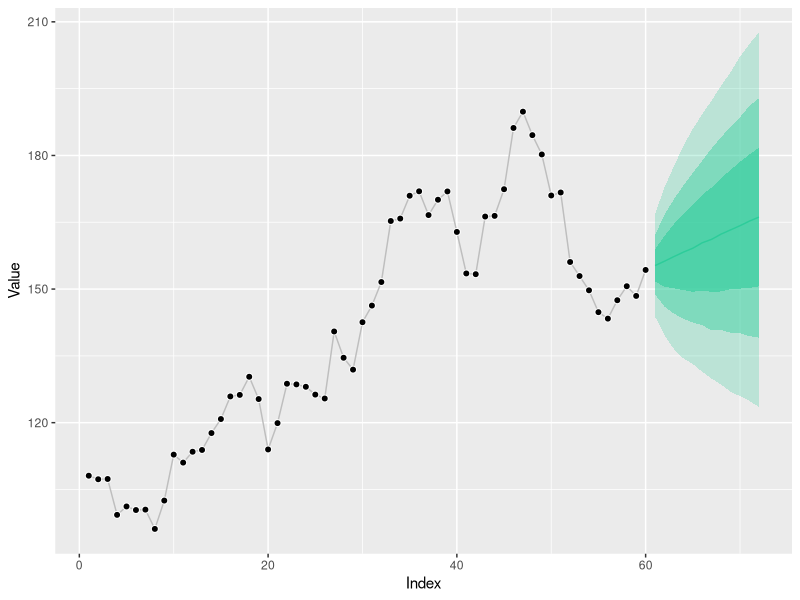
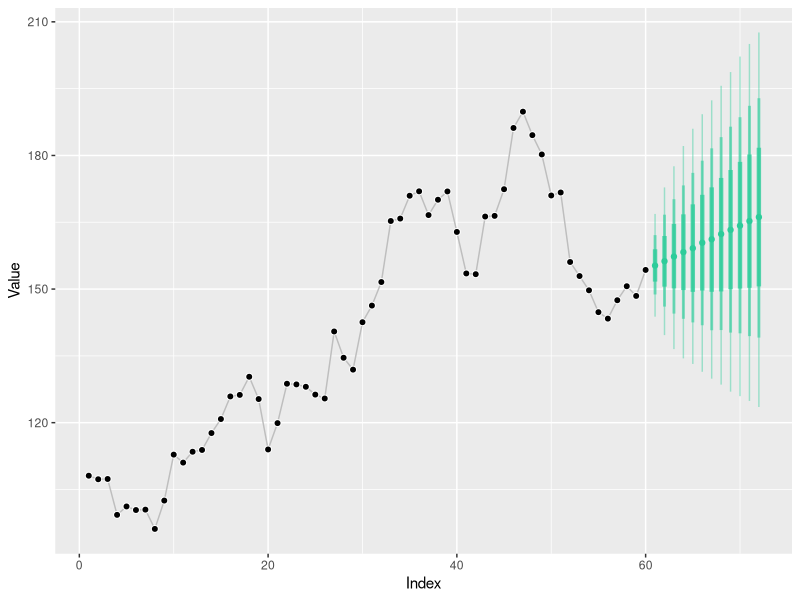
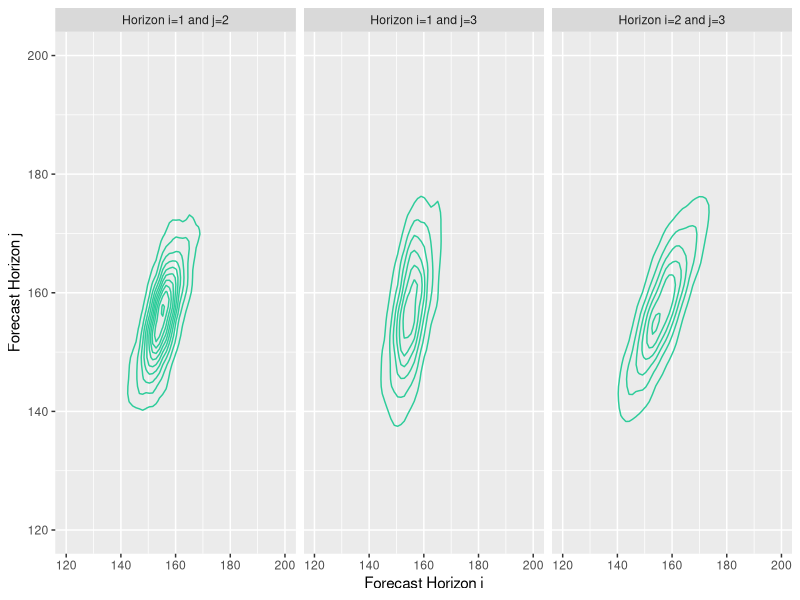
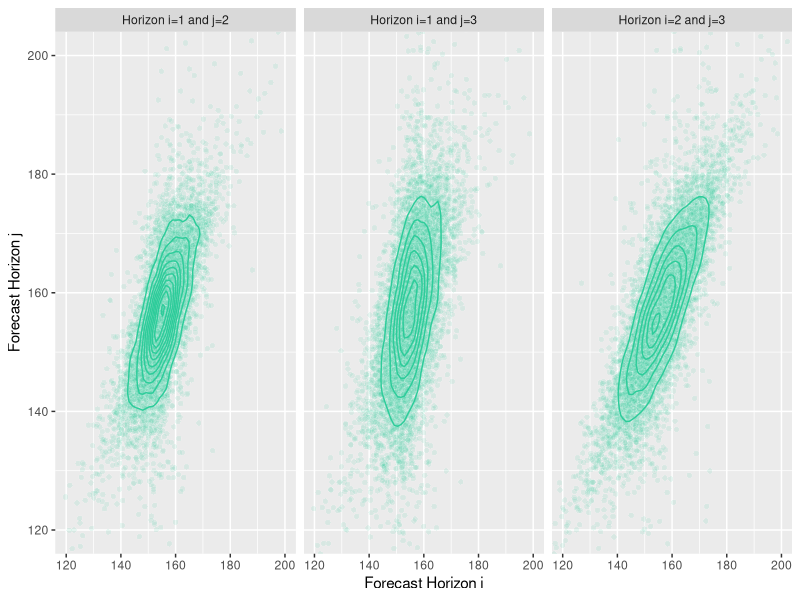
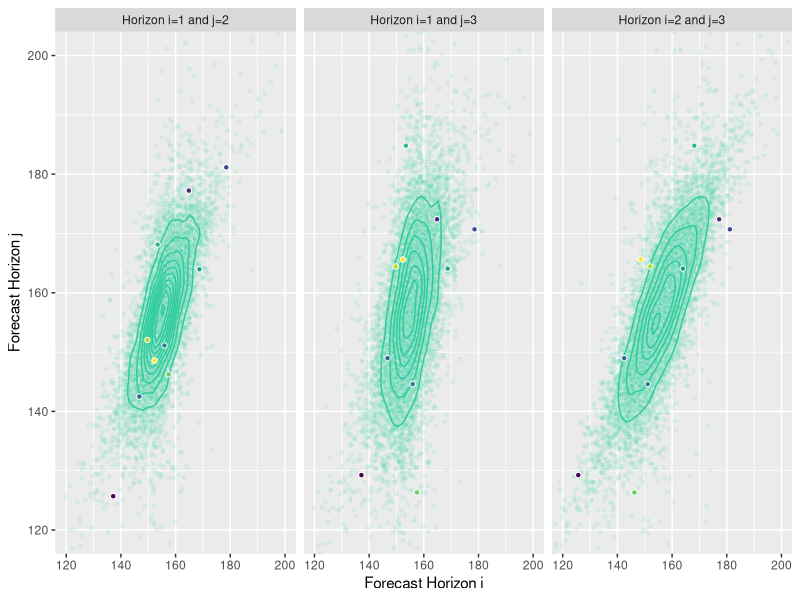
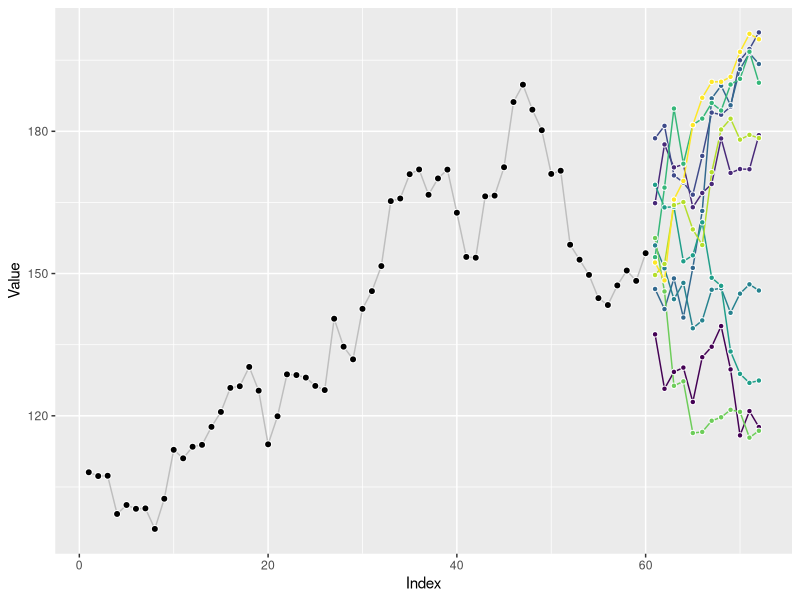
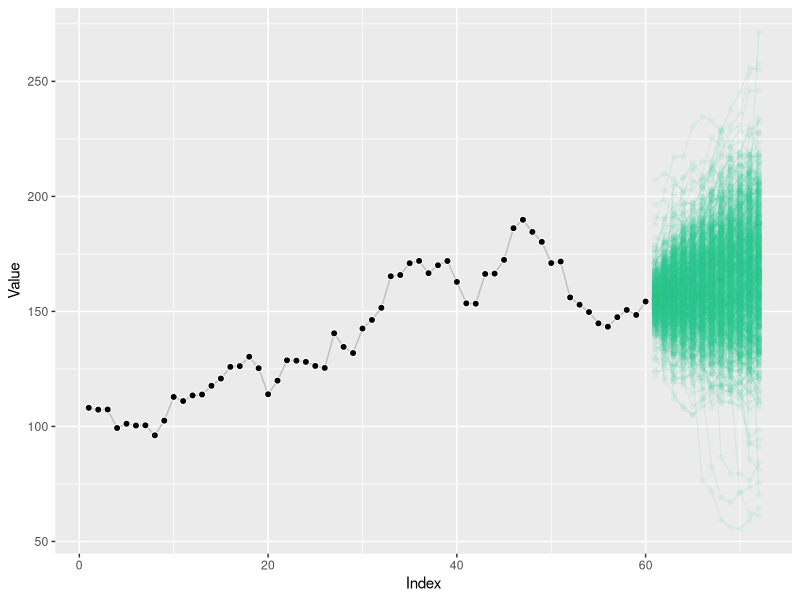
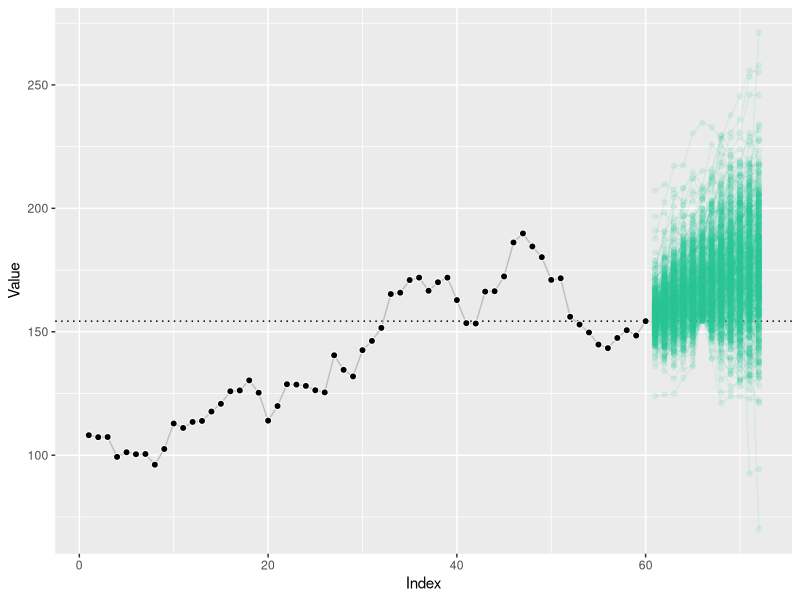

The R script that drew these images, in order:
## ---- chunk 1
set.seed(572)
options(digits = 1)
theme_color <- "#2DCC9A"
library(ggplot2)
library(dplyr)
## ---- chunk 2
#' Generate a random walk with Student's t-distributed noise
#' 
#' @param n Number of observations in resulting series
#' @param mu The amount of drift per period
#' @param sigma The scale of the noise
#' @param initial_value Begin the series at `initial_value` instead of 0
#' 
random_student_walk <- function(n, mu, sigma, initial_value) {
  y <- rep(NA, times = n)
  
  y[1] <- initial_value + mu + sigma * rt(n = 1, df = 4)
  for (i in 2:n) {
    y[i] <- y[i-1] + mu + sigma * rt(n = 1, df = 4)
  }
  
  return(y)
}

n_obs <- 60

# draw the "observed" time series
y <- random_student_walk(n = n_obs, mu = 1, sigma = 5, initial_value = 100)

# assuming knowledge of the correct model and an extremely good fit of the
# forecast model, generate sample paths from the "fitted forecast model"
# starting from the last observation of the series
mm <- matrix(nrow = 10000, ncol = 12)
for (i in 1:10000) {
  mm[i, ] <- random_student_walk(
    n = 12, 
    mu = 1,
    sigma = 5,
    initial_value = y[n_obs] # forecast after y has ended
  )
}
## ---- chunk 3
# summarize the samples to quantiles of the marginal distributions at each
# point in time; concatenate with the observed series for plotting
df_quantiles <- data.frame(
  index = 1:72,
  y = c(y, rep(NA, 12)),
  q005 = c(rep(NA, 60), apply(mm, 2, quantile, 0.5/12)),
  q015 = c(rep(NA, 60), apply(mm, 2, quantile, 1.5/12)),
  q030 = c(rep(NA, 60), apply(mm, 2, quantile, 3/12)),
  q060 = c(rep(NA, 60), apply(mm, 2, quantile, 6/12)),
  q090 = c(rep(NA, 60), apply(mm, 2, quantile, 9/12)),
  q105 = c(rep(NA, 60), apply(mm, 2, quantile, 10.5/12)),
  q115 = c(rep(NA, 60), apply(mm, 2, quantile, 11.5/12))
)
## ---- chunk 4
ggplot(df_quantiles, aes(x = index)) +
  geom_line(aes(y = y), color = "grey") +
  geom_point(aes(y = y), pch = 21, cex = 2, color = "white", fill = "black") +
  geom_ribbon(aes(ymin = q005, ymax = q115), fill = theme_color, alpha = 3/12) +
  geom_ribbon(aes(ymin = q015, ymax = q105), fill = theme_color, alpha = 5/12) +
  geom_ribbon(aes(ymin = q030, ymax = q090), fill = theme_color, alpha = 7/12) +
  geom_line(aes(y = q060), color = theme_color) +
  labs(x = "Index", y = "Value")
## ---- chunk 5
ggplot(df_quantiles, aes(x = index)) +
  geom_line(aes(y = y), color = "grey") +
  geom_point(aes(y = y), pch = 21, cex = 2, color = "white", fill = "black") +
  geom_linerange(aes(ymin = q005, ymax = q115), 
                 color = theme_color, alpha = 5/12) +
  geom_linerange(aes(ymin = q015, ymax = q105), 
                 color = theme_color, alpha = 7/12, lwd = 1) +
  geom_linerange(aes(ymin = q030, ymax = q090), 
                 color = theme_color, alpha = 9/12, lwd = 1.5) +
  geom_point(aes(y = q060), color = theme_color) +
  labs(x = "Index", y = "Value")
## ---- chunk 6
df_series <- data.frame(
  index = 1:60,
  y = y
)
## ---- chunk 7
# turn the sample path matrix into a tidy dataframe with one row 
# per time index and path

df_samples <- as.data.frame(t(mm))
names(df_samples) <- 1:dim(mm)[1]
df_samples$index <- 61:72

df_samples <- df_samples %>%
  tidyr::pivot_longer(
    names_to = "path", values_to = "value", cols = -index
  ) %>%
  dplyr::mutate(path = as.numeric(path))
## ---- chunk 8
# for each of the three time period combinations, create a wide data frame;
# then bind the three data frames together to plot all combinations at once

df_1_2 <- df_samples[df_samples$index %in% 61:62, ] %>%
  tidyr::pivot_wider(id_cols = path, names_from = index, values_from = value,
                     names_prefix = "index_") %>%
  dplyr::mutate(joint = "Horizon i=1 and j=2") %>%
  dplyr::rename(index_i = index_61, index_j = index_62)

df_2_3 <- df_samples[df_samples$index %in% 62:63, ] %>%
  tidyr::pivot_wider(id_cols = path, names_from = index, values_from = value,
                     names_prefix = "index_") %>%
  dplyr::mutate(joint = "Horizon i=2 and j=3") %>%
  dplyr::rename(index_i = index_62, index_j = index_63)

df_1_3 <- df_samples[df_samples$index %in% 61:63, ] %>%
  tidyr::pivot_wider(id_cols = path, names_from = index, values_from = value,
                     names_prefix = "index_") %>%
  dplyr::mutate(joint = "Horizon i=1 and j=3") %>%
  dplyr::rename(index_i = index_61, index_j = index_63)
  
ggp_density_base <- dplyr::bind_rows(df_1_2, df_2_3, df_1_3) %>%
  ggplot(mapping = aes(x = index_i, y = index_j)) +
  facet_wrap(~ joint) +
  labs(x = "Forecast Horizon i", y = "Forecast Horizon j") +
  coord_cartesian(xlim = c(120, 200), ylim = c(120, 200))

ggp_density_base +
  geom_density2d(color = theme_color)
## ---- chunk 9
# same as above, but now with `geom_point`
ggp_density_base +
  geom_point(alpha = 0.1, pch = 21, color = "white", fill = theme_color) +
  geom_density2d(color = theme_color)
## ---- chunk 10
set.seed(1948)
sample_paths_ids <- sample(x = unique(df_samples$path), size = 10)

df_two_dimensional <- dplyr::bind_rows(df_1_2, df_2_3, df_1_3)
df_two_dimensional_picked <- df_two_dimensional %>%
  dplyr::filter(path %in% sample_paths_ids) %>%
  mutate(path = factor(path, ordered = TRUE))

ggp_density_base +
  geom_point(alpha = 0.1, pch = 21, color = "white", fill = theme_color) +
  geom_density2d(color = theme_color) +
  geom_point(aes(group = path, fill = path), 
             data = df_two_dimensional_picked,
             pch = 21, color = "white") +
  theme(legend.position = "none")
## ---- chunk 11
df_samples_ten <- df_samples[df_samples$path %in% sample_paths_ids, ]

ggp_line_base <- ggplot(mapping = aes(x = index)) +
  geom_line(aes(y = y), data = df_series, color = "grey") +
  geom_point(aes(y = y), data = df_series, 
             pch = 21, cex = 2, color = "white", fill = "black") +
  theme(legend.position = "none") +
  labs(x = "Index", y = "Value")

ggp_line_base + 
  geom_line(aes(y = value, 
                group = factor(path, ordered = TRUE),
                color = factor(path, ordered = TRUE)), 
            data = df_samples_ten) +
  geom_point(aes(y = value, 
                 group = factor(path, ordered = TRUE),
                 fill = factor(path, ordered = TRUE)), 
             data = df_samples_ten, pch = 21, color = "white")
## ---- chunk 12
sample_paths_ids_many <- sample(x = unique(df_samples$path), size = 1000)

ggp_line_base +
  geom_line(aes(y = value, group = path), 
            alpha = 0.1, color = theme_color,
            data = df_samples[df_samples$path %in% sample_paths_ids_many, ]) +
  geom_point(aes(y = value), 
             alpha = 0.05, color = theme_color,
             data = df_samples[df_samples$path %in% sample_paths_ids_many, ])
## ---- chunk 13
last_obs <- y[length(y)]

sample_paths_ids_conditional <- unique(
  df_samples[df_samples$value > last_obs &
               df_samples$index == 66,]$path
  )

sample_paths_ids_conditional <- intersect(sample_paths_ids_many,
                                          sample_paths_ids_conditional)

# starting from scratch due to `geom_hline()` as lowest geom layer
ggplot(mapping = aes(x = index)) +
  theme(legend.position = "none") +
  labs(x = "Index", y = "Value") +
  geom_hline(aes(yintercept = last_obs), linetype = 3) +
  geom_line(aes(y = y), data = df_series, color = "grey") +
  geom_point(aes(y = y), data = df_series, 
             pch = 21, cex = 2, color = "white", fill = "black") +
  geom_line(aes(y = value, group = path), alpha = 0.1, color = theme_color,
            data = df_samples[df_samples$path %in%
                              sample_paths_ids_conditional, ]) +
  geom_point(aes(y = value), alpha = 0.1, color = theme_color,
             data = df_samples[df_samples$path %in%
                                sample_paths_ids_conditional, ])
## ---- chunk 14
random_student_walk <- function(n, mu, sigma, initial_value) {
  y <- rep(NA, times = n)
  
  y[1] <- initial_value + mu + sigma * rt(n = 1, df = 4)
  for (i in 2:n) {
    y[i] <- y[i-1] + mu + sigma * rt(n = 1, df = 4)
  }
  
  return(y)
}
## ---- chunk 15
set.seed(572)
n_obs <- 60

y <- random_student_walk(
  n = n_obs, mu = 1, sigma = 5, initial_value = 100
)
tail(y)
## ---- chunk 16
random_student_walk(n = 12, mu = 1, sigma = 5, initial_value = y[n_obs])
## ---- chunk 17
random_student_walk(n = 12, mu = 1, sigma = 5, initial_value = y[n_obs])
## ---- chunk 18
random_student_walk(n = 12, mu = 1, sigma = 5, initial_value = y[n_obs])
